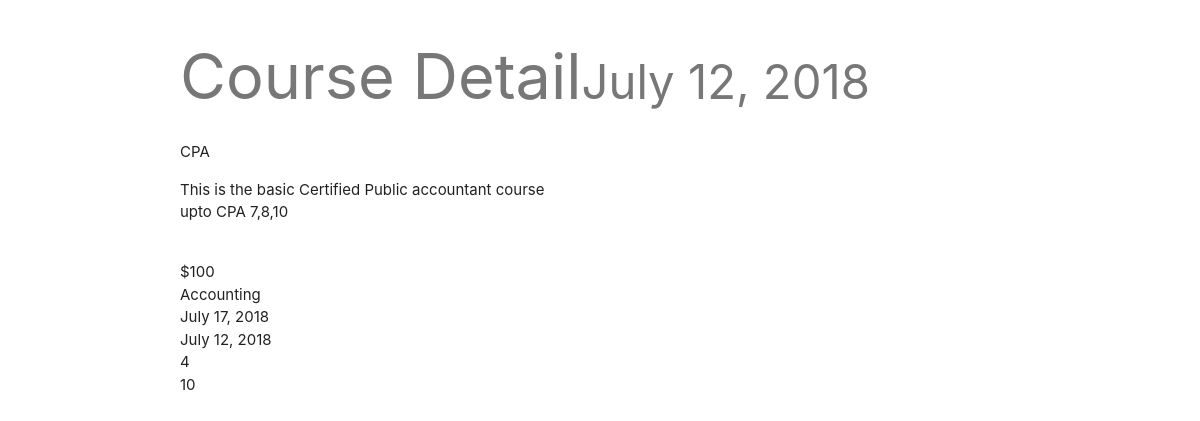
/Courses/10/, run on the app's committed database.
### Courses/models.py (models this page shows, shortened)
class Course(models.Model):
    courseTitle = models.CharField(max_length=120)
    courseDescription = models.TextField()
    courseCost = models.CharField(max_length=120)
    courseDuration = models.CharField(max_length=120)
    courseCategory= models.CharField(max_length=120)
    courseModeOfDelivery = models.CharField(max_length=120)
    courseSkillLevel = models.CharField(max_length=120)
    coursePrerequisite = models.CharField(max_length=120)
    updated = models.DateField(auto_now=True, auto_now_add=False)
    timestamp = models.DateField(auto_now=False, auto_now_add=True)

### Courses/views.py (the view)
# urls.py: path('<int:id>/', retrieveCourse, name='retrieve'),
def retrieveCourse(request,id=None):
    instance = get_object_or_404(Course, id=id)
    context ={
        "title": "Course Detail",
        "instance": instance,
    }
    return render(request, "course_detail.html", context)

### templates/course_detail.html (shortened to what this page needs)
{% extends "base.html" %}
{% block content %}
<div class="col s6 offset-s6">
<h1>{{ title }}<small>{{ instance.timestamp }}</small></h1>
{{ instance.courseTitle }}<br/>
{{ instance.courseDescription | linebreaks}}<br/>
{{ instance.courseCost }}<br>
{{ instance.coursePrerequisite }}<br/>
{{ instance.updated }}<br/>
{{ instance.timestamp }}<br/>
{{ instance.courseDuration }}<br/>
{{ instance.id }}<br/>
</div>
{% endblock content %}

### static/css/base.css (style rules this page uses)
h1 { color: #777777 }

### data on the page
Course: timestamp "July 12, 2018", courseTitle "CPA", courseDescription "This is the basic Certified Public accountant course upto CPA 7,8,10", courseCost "$100", coursePrerequisite "Accounting", updated "July 17, 2018", courseDuration "4", id "10"

### other printed values
{{ title }} "Course Detail"
